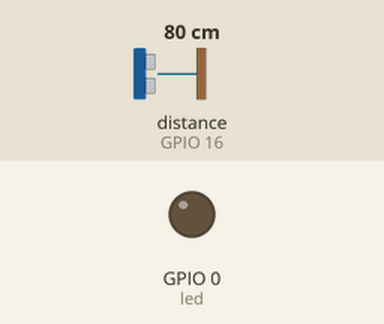
The sketch below on a simulated ESP8266 (NodeMCU). Parts: output pins drawn as LEDs (lit = HIGH). Dashed ring = blinking. The inputs (shaded band) are chosen by the test bench; at power-on: distance to the obstacle (sensor on GPIO 16) 80 cm. The echo pulse lasts 58.3 µs per cm; WiFi joins after 1.5 s; servers stay silent unless stated; pins used as bus, display or sensor lines are not drawn; what the sketch prints to the serial monitor is not drawn.

Above: at 7.1 s.
7.2 s: distance to the obstacle (sensor on GPIO 16) set to 12 cm
9.5 s: distance to the obstacle (sensor on GPIO 16) set to 9 cm
At 10.36 s:
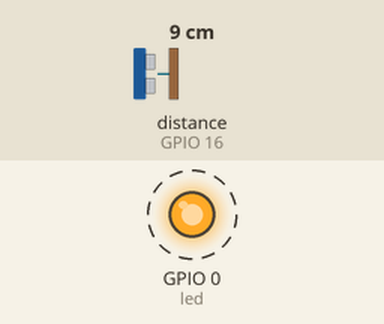
14.9 s: distance to the obstacle (sensor on GPIO 16) set to 18 cm
At 15.6 s:
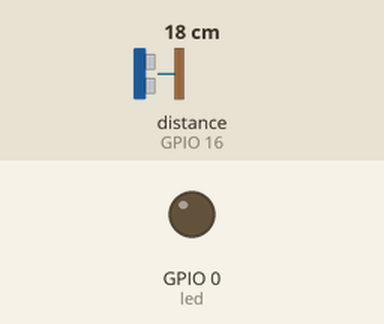
17.2 s: distance to the obstacle (sensor on GPIO 16) set to 2 cm
At 19.1 s:
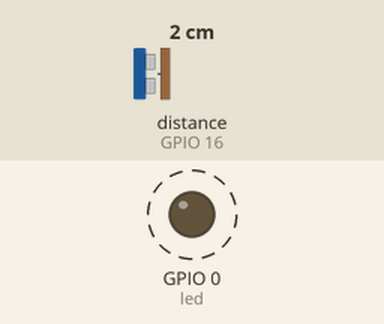
Timing chart, 0 to 23.6 s (numbered marks = the images above; inputs shaded):
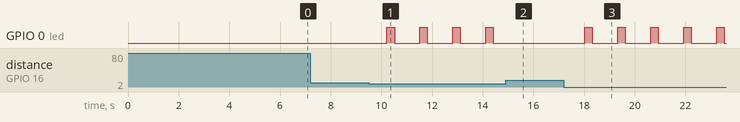

Measured:
- the behaviour switches between 11 and 10 cm on distance to the obstacle (sensor on GPIO 16) (found by bisection; images 0 and 1)
- after the input at 7.2 s, every drawn part: stays the same
- after the input at 9.5 s, GPIO 0 (led): alternates HIGH for 0.30 s and LOW for 1.0 s, starting after 0.72 s
- after the input at 14.9 s, GPIO 0 (led): stops changing and stays LOW
- after the input at 17.2 s, GPIO 0 (led): alternates HIGH for 0.30 s and LOW for 1.0 s, starting after 0.83 s

The sketch:

how_driver_is_good_programme.ino
```cpp
#include "ThingSpeak.h"
#include <ESP8266WiFi.h>
#include <WiFiClient.h>
//----------- Enter you Wi-Fi Details---------//

char ssid[] = "Tort";    //SSID
char pass[] = "8587HFS97"; // Password

//-------------------------------------------//

unsigned long myChannelField =  1320888;    // Channel ID
const int vitesse_ChannelField = 1; //  channel 1 to write data
const int matricule_ChannelField = 2; //channel 2 to write data
const int front_distnc_ChannelField = 3; //channel 2 to write data
const int back_dist_ChannelField = 4; //channel 2 to write data
const int left_side_ChannelField = 5; //channel 2 to write data
const int right_side_ChannelField = 6; //channel 2 to write data

const char * myWriteAPIKey = "ZRIBGYQQ8R0HV5TF"; // Your write API Key

//-------------------------------------------//
WiFiClient  client;


const int echoP = 16;  //D0 Or GPIO-0 of nodemcu
const int trigP = 5;  //D1 Or GPIO-2 of nodemcu

const int led=0; //D3
unsigned long Temps_start_us,Temps_stop_us;
unsigned long  Duree_us =0;

int duration;
int distance;
int dismin=1;
int dismax=10;
float vitesse =0.0 ;
 int in1 ;
 int out1;

int  matr = 1 ; ;//matricule Fake Number

void setup() {
pinMode(trigP, OUTPUT);  // Sets the trigPin as an Output
pinMode(echoP, INPUT);   // Sets the echoPin as an Input
pinMode(led, OUTPUT);
ThingSpeak.begin(client);
Serial.begin(9600);      // Open serial channel at 9600 baud rate
}

void loop()
{

 // création  d'une connexion TCP

if (WiFi.status() != WL_CONNECTED)
  {
    Serial.print("Attempting to connect to SSID: ");
    Serial.println(ssid);
    while (WiFi.status() != WL_CONNECTED)
    {
      WiFi.begin(ssid, pass);
      Serial.print(".");
      delay(5000);
    }
    Serial.println("\nConnected.");
  }


digitalWrite(trigP, LOW);   // Makes trigPin low
delayMicroseconds(2);       // 2 micro second delay

digitalWrite(trigP, HIGH);  // tigPin high
delayMicroseconds(10);      // trigPin high for 10 micro seconds
digitalWrite(trigP, LOW);   // trigPin low

Temps_start_us=micros();


duration = pulseIn(echoP, HIGH);   //Read echo pin, time in microseconds


distance= duration / 58;
//Calculating actual/real distance


if(distance > 10 )
{
  in1=distance;
  Serial.print(" Good ");
  digitalWrite(led, LOW);

}
else
{
  out1=distance;

  Serial.print("Be carful !! ");
  digitalWrite(led, HIGH);
}
Temps_stop_us=micros();
Duree_us=Temps_stop_us-Temps_start_us;
vitesse = (((in1-out1)*0.01)/(Duree_us*0.000001));

 // créer une requette HTTP  Client.print()

/*
const int vitesse_ChannelField = 1; //  channel 1 to write data
const int matricule_ChannelField = 2; //channel 2 to write data
const int front_distnc_ChannelField = 3; //channel 2 to write data
const int back_dist_ChannelField = 4; //channel 2 to write data
const int left_side_ChannelField = 5; //channel 2 to write data
const int right_side_ChannelField = 6; //channel 2 to write data
*/
  int  distfront=distance;
  int  distback=distance-2;
  int  distls=distance-4;
  int  distrs=distance -6;


   ThingSpeak.setField(1, vitesse);
   ThingSpeak.setField(2,matr);
   ThingSpeak.setField(3,distfront);
   ThingSpeak.setField(4,distback);
   ThingSpeak.setField(5,distls);
   ThingSpeak.setField(6,distrs);
   ThingSpeak.writeFields(myChannelField, myWriteAPIKey);


Serial.print("  vitesse = ");        //Output distance on arduino serial monitor
Serial.println(vitesse);


digitalWrite(led, LOW);
delay(1000);


                     //Pause for 3 seconds and start measuring distance again
}
```
